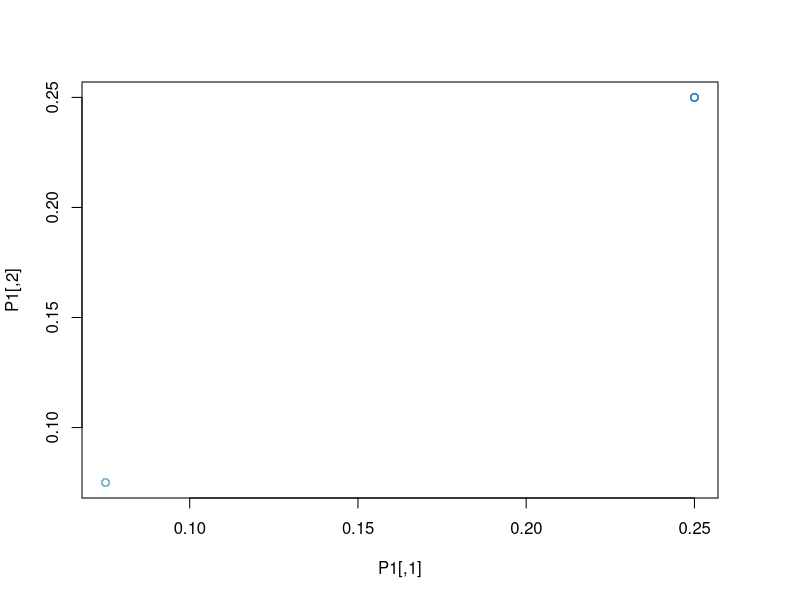
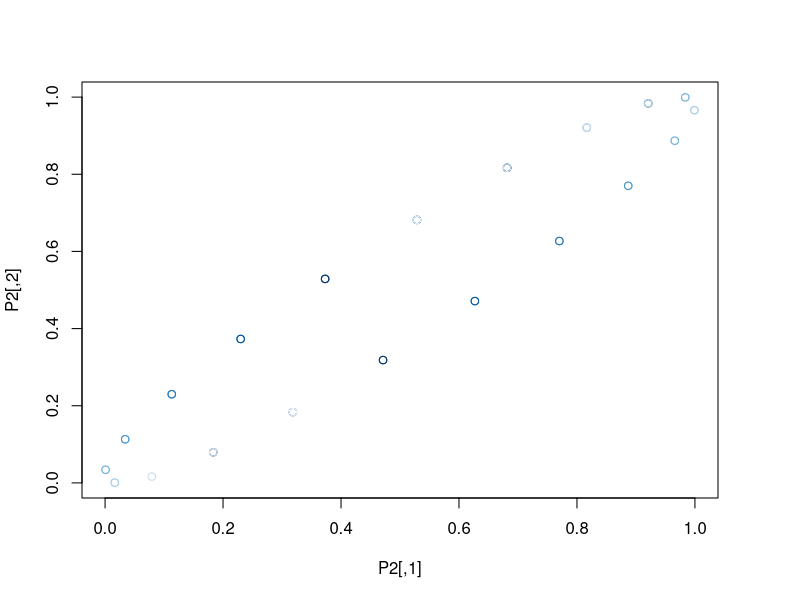
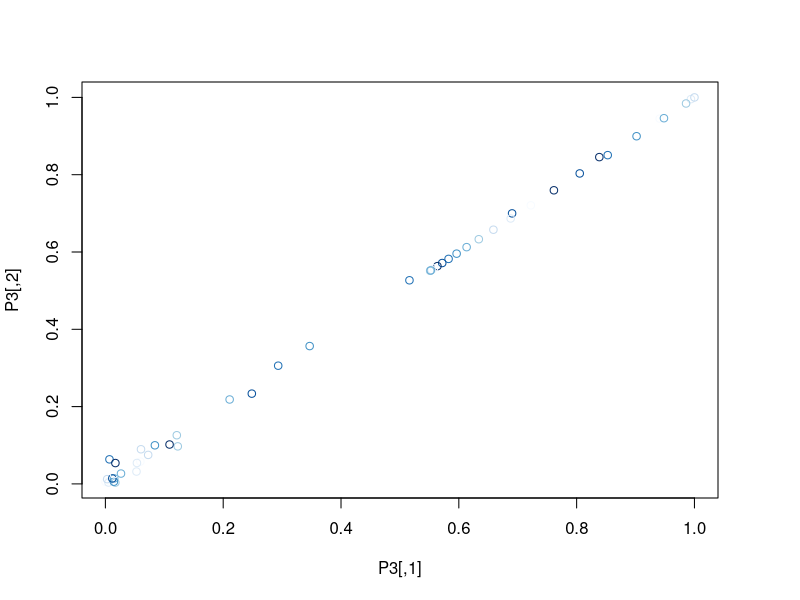
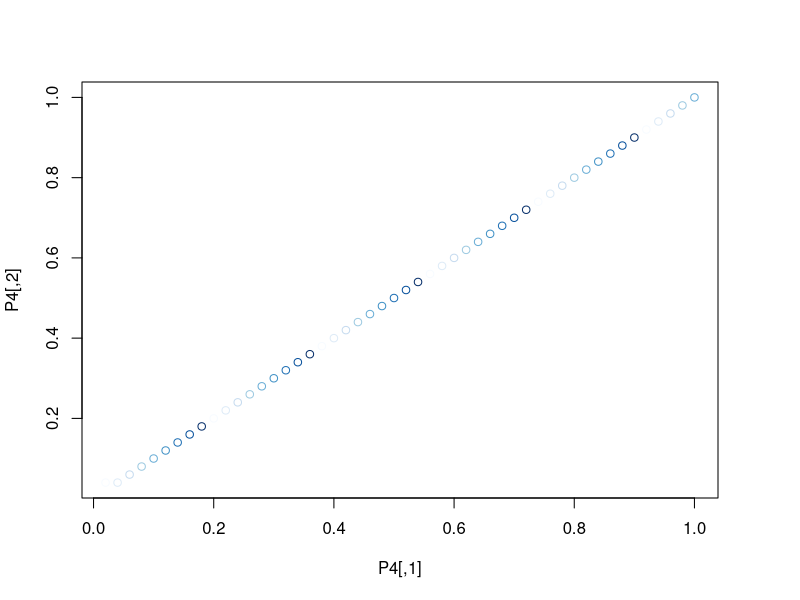

Here is the R script that generated these plots, in order: (Note: this script raises an error after producing the figures.)
Observe_A = function(P){
  n = dim(P)[1]; m = length(dim(P))
  U=array(rnorm(length(P),0,1),dim(P)) 
  tempA=1*(U<qnorm(P,0,1))
  A = array(0,dim(P))
  if(m==2){
    tempA[lower.tri(tempA)] = t(tempA)[lower.tri(tempA)]
    A = tempA
  }else if(m==3){
    for (i in 1:n){
      for (j in i:n){
        for(k in j:n){
          A[i,j,k] = A[i,k,j] = A[j,i,k]  = A[j,k,i] = A[k,i,j] = A[k,j,i]= tempA[i,j,k]
        }
      }
    }
  }else{
    stop("* mode should be 2 or 3")
  }
  return(A)
}




# Graphon 1.
graphon1 = function(n,m = 2){
  K = floor(log(n))
  if(m==2){
    P = array(rep(0.3/(K+1),n^2),dim = c(n,n) )
    for(k in 1:K){
      P[ceiling(n*(k-1)/K):floor(n*k/K),ceiling(n*(k-1)/K):floor(n*k/K)] = k/(K+1)
    }
    A = Observe_A(P)
    
  }else if(m==3){
    P = array(rep(0.3/(K+1),n^3),dim = c(n,n,n) )
    for(k in 1:K){
      P[ceiling(n*(k-1)/K):floor(n*k/K),ceiling(n*(k-1)/K):floor(n*k/K),
        ceiling(n*(k-1)/K):floor(n*k/K)] = k/(K+1)
    }
    A = Observe_A(P)

  }else{
    stop("* mode should be 2 or 3")
  }
  return(list(A = A,P = P))
}



# Graphon 2.
graphon2 = function(n,m = 2){
  if(m==2){
    P = array(0,dim = c(n,n))
    for(i in 1:n){
      for(j in i:n){
        P[i,j] = P[j,i] = sin(5*pi*((i+j)/n-1)+1)/2+0.5
      }
    }
    A = Observe_A(P)
  }else if(m==3){
    P = array(0,dim = c(n,n,n) )
    for(i in 1:n){
      for(j in 1:n){
        for(k in 1:n){
          P[i,j,k] = P[i,k,j] = P[j,i,k]  = P[j,k,i] = P[k,i,j] = P[k,j,i]= sin(5*pi*((i+j+k)/n-1)+1)/2+0.5
        }
      }
    }
    A = Observe_A(P)
    
  }else{
    stop("* mode should be 2 or 3")
  }
  return(list(A = A,P = P))
}


# Graphon 3.
graphon3 = function(n,m = 2){
  if(m==2){
    P = array(0,dim = c(n,n))
    for(i in 1:n){
      for(j in i:n){
        P[i,j] = P[j,i] = min(((i/n)^2+(j/n)^2)/(3**cos(1/((i/n)^2+(j/n)^2))),1)
      }
    }
    A = Observe_A(P)
  }else if(m==3){
    P = array(0,dim = c(n,n,n) )
    for(i in 1:n){
      for(j in 1:n){
        for(k in 1:n){
          P[i,j,k] = P[i,k,j] = P[j,i,k]  = P[j,k,i] = P[k,i,j] = P[k,j,i]= min(((i/n)^2+(j/n)^2+(k/n)^2)/(3**cos(1/((i/n)^2+(j/n)^2+(k/n)^2))),1)
        }
      }
    }
    A = Observe_A(P)
    
  }else{
    stop("* mode should be 2 or 3")
  }
  return(list(A = A,P = P))
}



# Graphon 4.
graphon4 = function(n,m = 2){
  if(m==2){
    P = array(0,dim = c(n,n))
    for(i in 1:n){
      for(j in i:n){
        P[i,j] = P[j,i] = max(i,j)/n
      }
    }
    A = Observe_A(P)
  }else if(m==3){
    P = array(0,dim = c(n,n,n) )
    for(i in 1:n){
      for(j in 1:n){
        for(k in 1:n){
          P[i,j,k] = P[i,k,j] = P[j,i,k]  = P[j,k,i] = P[k,i,j] = P[k,j,i]= max(i,j,k)/n
        }
      }
    }
    A = Observe_A(P)
    
  }else{
    stop("* mode should be 2 or 3")
  }
  return(list(A = A,P = P))
}


n = 50
m = 2
gp1 = graphon1(n,m)
gp2 = graphon2(n,m)
gp3 = graphon3(n,m)
gp4 = graphon4(n,m)




A1 = gp1$A; A2 = gp2$A; A3 = gp3$A; A4 = gp4$A
P1 = gp1$P; P2 = gp2$P; P3 = gp3$P; P4 = gp4$P
par(mar=c(5.1, 4.1, 4.1, 4.1)) 
library(RColorBrewer)
plot(P1,border = NA,col =brewer.pal(n =9, name = "Blues"),breaks=0.11*(0:9))
plot(P2,border = NA,col =brewer.pal(n =9, name = "Blues"),breaks=0.11*(0:9))
plot(P3,border = NA,col =brewer.pal(n =9, name = "Blues"),breaks=0.11*(0:9))
plot(P4,border = NA,col =brewer.pal(n =9, name = "Blues"),breaks=0.11*(0:9))


k = round((n)^{m/(m+2)})

P11 = SASmooth(A1,c(k,k))
P12 = Spectral(A1,1,2)
P13 = Hspectral(A1,c(k,k))
P21 = SASmooth(A2,c(k,k))
P22 = Spectral(A2,1,2)
P23 = Hspectral(A2,c(k,k))
P31 = SASmooth(A3,c(k,k))
P32 = Spectral(A3,1,2)
P33 = Hspectral(A3,c(k,k))
P41 = SASmooth(A4,c(k,k))
P42 = Spectral(A4,1,2)
P43 = Hspectral(A4,c(k,k))

trunc = function(x){
  return(ifelse(x>1,1,ifelse(x<0,0,x)))
}

################## P1: graphon1 analysis ###########################################
mean((P1-P11)^2)
mean((P1-P12)^2)
mean((P1-trunc(P12))^2)
mean((P1-trunc(P13))^2)
mean((P1-P13)^2)

mean((P2-P21)^2)
mean((P2-P22)^2)
mean((P2-trunc(P22))^2)
mean((P2-trunc(P23))^2)
mean((P2-P23)^2)

mean((P3-P31)^2)
mean((P3-P32)^2)
mean((P3-trunc(P32))^2)
mean((P3-trunc(P33))^2)
mean((P3-P33)^2)



par(mfrow = c(1,1))
pP11 = matrix(0,nrow = n,ncol =n) ;pP11[lower.tri(pP11)] = P11[lower.tri(P11)]; pP11[upper.tri(pP11)] = P1[upper.tri(P1)]
pP12 = matrix(0,nrow = n,ncol =n) ;pP12[lower.tri(pP12)] = P12[lower.tri(P12)]; pP12[upper.tri(pP12)] = P1[upper.tri(P1)]
pP13 = matrix(0,nrow = n,ncol =n) ;pP13[lower.tri(pP13)] = P13[lower.tri(P13)]; pP13[upper.tri(pP13)] = P1[upper.tri(P1)]

plot(pP11,border = NA,col =brewer.pal(n =9, name = "Blues"),breaks=c(0.11*(0:8),1),na.col="gray")
plot(pP12,border = NA,col =brewer.pal(n =9, name = "Blues"),breaks=c(0.11*(0:8),1),na.col="gray")
plot(pP13,border = NA,col =brewer.pal(n =9, name = "Blues"),breaks=c(0.11*(0:8),1),na.col="gray")

################## P2: graphon2 analysis ###########################################
mean((P2-P21)^2)
mean((P2-P22)^2)
mean((P2-P23)^2)

pP21 = matrix(0,nrow = n,ncol =n) ;pP21[lower.tri(pP21)] = P21[lower.tri(P21)]; pP21[upper.tri(pP21)] = P2[upper.tri(P2)]
pP22 = matrix(0,nrow = n,ncol =n) ;pP22[lower.tri(pP22)] = P22[lower.tri(P22)]; pP22[upper.tri(pP22)] = P2[upper.tri(P2)]
pP23 = matrix(0,nrow = n,ncol =n) ;pP23[lower.tri(pP23)] = P23[lower.tri(P23)]; pP23[upper.tri(pP23)] = P2[upper.tri(P2)]

plot(pP21,border = NA,col =brewer.pal(n =9, name = "Blues"),breaks=c(0.11*(0:8),1),na.col="gray")
plot(pP22,border = NA,col =brewer.pal(n =9, name = "Blues"),breaks=c(0.11*(0:8),1),na.col="gray")
plot(pP23,border = NA,col =brewer.pal(n =9, name = "Blues"),breaks=c(0.11*(0:8),1),na.col="gray")


################## P3: graphon3 analysis ###########################################
mean((P3-P31)^2)
mean((P3-P32)^2)
mean((P3-P33)^2)

pP31 = matrix(0,nrow = n,ncol =n) ;pP31[lower.tri(pP31)] = P31[lower.tri(P31)]; pP31[upper.tri(pP31)] = P3[upper.tri(P3)]
pP32 = matrix(0,nrow = n,ncol =n) ;pP32[lower.tri(pP32)] = P32[lower.tri(P32)]; pP32[upper.tri(pP32)] = P3[upper.tri(P3)]
pP33 = matrix(0,nrow = n,ncol =n) ;pP33[lower.tri(pP33)] = P33[lower.tri(P33)]; pP33[upper.tri(pP33)] = P3[upper.tri(P3)]

plot(pP31,border = NA,col =brewer.pal(n =9, name = "Blues"),breaks=c(0.11*(0:8),1),na.col="gray")
plot(pP32,border = NA,col =brewer.pal(n =9, name = "Blues"),breaks=c(0.11*(0:8),1),na.col="gray")
plot(pP33,border = NA,col =brewer.pal(n =9, name = "Blues"),breaks=c(0.11*(0:8),1),na.col="gray")


################## P4: graphon4 analysis ###########################################
mean((P4-P41)^2)
mean((P4-P42)^2)
mean((P4-P43)^2)

pP41 = matrix(0,nrow = n,ncol =n) ;pP41[lower.tri(pP41)] = P41[lower.tri(P41)]; pP41[upper.tri(pP41)] = P4[upper.tri(P4)]
pP42 = matrix(0,nrow = n,ncol =n) ;pP42[lower.tri(pP42)] = P42[lower.tri(P42)]; pP42[upper.tri(pP42)] = P4[upper.tri(P4)]
pP43 = matrix(0,nrow = n,ncol =n) ;pP43[lower.tri(pP43)] = P43[lower.tri(P43)]; pP43[upper.tri(pP43)] = P4[upper.tri(P4)]

plot(pP41,border = NA,col =brewer.pal(n =9, name = "Blues"),breaks=c(0.11*(0:8),1),na.col="gray")
plot(pP42,border = NA,col =brewer.pal(n =9, name = "Blues"),breaks=c(0.11*(0:8),1),na.col="gray")
plot(pP43,border = NA,col =brewer.pal(n =9, name = "Blues"),breaks=c(0.11*(0:8),1),na.col="gray")


################## hypergrapon analysis ############################################
Dat1 = Dat2 = Dat3 = Dat4 = as.data.frame(matrix(nrow = 10,ncol = 5))
colnames(Dat1) = colnames(Dat2) = colnames(Dat3) =colnames(Dat4) = c("d","SAS","Spectral","HSpectral","SBM")
Dat1[,1]= Dat2[,1] = Dat3[,1] = Dat4[,1] = 10*(1:10)

for(d in 1:10){
  n = 10*d
  m = 3
  k = round((n)^{m/(m+2)})
  gp1 = graphon1(n,m)
  gp2 = graphon2(n,m)
  gp3 = graphon3(n,m)
  gp4 = graphon4(n,m)
  
  # SAS method
  Dat1[d,2] = mean((gp1$P-SASmooth(gp1$A,c(k,k,k)))^2)
  Dat2[d,2] = mean((gp2$P-SASmooth(gp2$A,c(k,k,k)))^2)
  Dat3[d,2] = mean((gp3$P-SASmooth(gp3$A,c(k,k,k)))^2)
  Dat4[d,2] = mean((gp4$P-SASmooth(gp4$A,c(k,k,k)))^2)
  ## Spectral method
  Dat1[d,3] = mean((gp1$P-Spectral(gp1$A,1,c(2,3)))^2)
  Dat2[d,3] = mean((gp2$P-Spectral(gp2$A,1,c(2,3)))^2)
  Dat3[d,3] = mean((gp3$P-Spectral(gp3$A,1,c(2,3)))^2)
  Dat4[d,3] = mean((gp4$P-Spectral(gp4$A,1,c(2,3)))^2)
  
  ## Hspectral method
  Dat1[d,4] = mean((gp1$P-Hspectral(gp1$A,c(k,k,k)))^2)
  Dat2[d,4] = mean((gp2$P-Hspectral(gp2$A,c(k,k,k)))^2)
  Dat3[d,4] = mean((gp3$P-Hspectral(gp3$A,c(k,k,k)))^2)
  Dat4[d,4] = mean((gp4$P-Hspectral(gp4$A,c(k,k,k)))^2)
  
  
  ## SBM method
  ini=HSC(gp1$A,k,k,k,sym=T)
  res =tbmClustering(gp1$A,k,k,k,Cs.init=ini$Cs,Ds.init=ini$Cs,Es.init=ini$Cs,sym = T, diagP = F)
  Dat1[d,5] = mean((res$judgeX-gp1$P)^2)
  
  ini=HSC(gp2$A,k,k,k,sym=T)
  res =tbmClustering(gp2$A,k,k,k,Cs.init=ini$Cs,Ds.init=ini$Cs,Es.init=ini$Cs,sym = T, diagP = F)
  Dat2[d,5] = mean((res$judgeX-gp2$P)^2)
  
  ini=HSC(gp3$A,k,k,k,sym=T)
  res =tbmClustering(gp3$A,k,k,k,Cs.init=ini$Cs,Ds.init=ini$Cs,Es.init=ini$Cs,sym = T, diagP = F)
  Dat3[d,5] = mean((res$judgeX-gp3$P)^2)
  
  ini=HSC(gp4$A,k,k,k,sym=T)
  res =tbmClustering(gp4$A,k,k,k,Cs.init=ini$Cs,Ds.init=ini$Cs,Es.init=ini$Cs,sym = T, diagP = F)
  Dat4[d,5] = mean((res$judgeX-gp4$P)^2)
  print(paste(d,"-th iteration ended",sep = ""))
}




dat1 = dat2 = dat3 = dat4 = as.data.frame(matrix(nrow = 40,ncol = 4))
colnames(dat1) = colnames(dat2) = colnames(dat3) = colnames(dat4) = c("dim","method","MSE","graphon")
dat1[,1] = rep(Dat1[,1],4)
dat1[,2] = rep(c("SAS","Spectral","Hspectral","SBM"),each = 10)
dat1[,3] = c(Dat1[,2],Dat1[,3],Dat1[,4],Dat1[,5])
dat1[,4] = "Graphon1"

dat2[,1] = rep(Dat2[,1],4)
dat2[,2] = rep(c("SAS","Spectral","Hspectral","SBM"),each = 10)
dat2[,3] = c(Dat2[,2],Dat2[,3],Dat2[,4],Dat2[,5])
dat2[,4] = "Graphon2"

dat3[,1] = rep(Dat3[,1],4)
dat3[,2] = rep(c("SAS","Spectral","Hspectral","SBM"),each = 10)
dat3[,3] = c(Dat3[,2],Dat3[,3],Dat3[,4],Dat3[,5])
dat3[,4] = "Graphon3"

dat4[,1] = rep(Dat4[,1],4)
dat4[,2] = rep(c("SAS","Spectral","Hspectral","SBM"),each = 10)
dat4[,3] = c(Dat4[,2],Dat4[,3],Dat4[,4],Dat4[,5])
dat4[,4] = "Graphon4"


dat = rbind(dat1,dat2,dat3,dat4)

dat[,2] = as.factor(dat[,2])
dat[,4] = as.factor(dat[,4])


ggplot(data = dat,aes(x = dim, y = MSE, color = method))+geom_point()+geom_line()+facet_wrap(~graphon,ncol = 2)


############################ grapon analysis ############################################

Dat1 = Dat2 = Dat3 = Dat4 = as.data.frame(matrix(nrow = 10,ncol = 4))
colnames(Dat1) = colnames(Dat2) = colnames(Dat3) =colnames(Dat4) = c("d","SAS","Spectral","HSpectral")
Dat1[,1]= Dat2[,1] = Dat3[,1] = Dat4[,1] = 10*(1:10)

for(d in 1:10){
  n = 10*d
  m = 2
  k = round((n)^{m/(m+2)})
  gp1 = graphon1(n,m)
  gp2 = graphon2(n,m)
  gp3 = graphon3(n,m)
  gp4 = graphon4(n,m)
  
  # SAS method
  Dat1[d,2] = mean((gp1$P-SASmooth(gp1$A,c(k,k)))^2)
  Dat2[d,2] = mean((gp2$P-SASmooth(gp2$A,c(k,k)))^2)
  Dat3[d,2] = mean((gp3$P-SASmooth(gp3$A,c(k,k)))^2)
  Dat4[d,2] = mean((gp4$P-SASmooth(gp4$A,c(k,k)))^2)
  ## Spectral method
  Dat1[d,3] = mean((gp1$P-Spectral(gp1$A,1,2))^2)
  Dat2[d,3] = mean((gp2$P-Spectral(gp2$A,1,2))^2)
  Dat3[d,3] = mean((gp3$P-Spectral(gp3$A,1,2))^2)
  Dat4[d,3] = mean((gp4$P-Spectral(gp4$A,1,2))^2)
  
  ## Hspectral method
  Dat1[d,4] = mean((gp1$P-Hspectral(gp1$A,c(k,k)))^2)
  Dat2[d,4] = mean((gp2$P-Hspectral(gp2$A,c(k,k)))^2)
  Dat3[d,4] = mean((gp3$P-Hspectral(gp3$A,c(k,k)))^2)
  Dat4[d,4] = mean((gp4$P-Hspectral(gp4$A,c(k,k)))^2)
  
  print(paste(d,"-th iteration ended",sep = ""))
}




dat1 = dat2 = dat3 = dat4 = as.data.frame(matrix(nrow = 30,ncol = 4))
colnames(dat1) = colnames(dat2) = colnames(dat3) = colnames(dat4) = c("dim","method","MSE","graphon")
dat1[,1] = rep(Dat1[,1],3)
dat1[,2] = rep(c("SAS","Spectral","Hspectral"),each = 10)
dat1[,3] = c(Dat1[,2],Dat1[,3],Dat1[,4])
dat1[,4] = "Graphon1"

dat2[,1] = rep(Dat2[,1],3)
dat2[,2] = rep(c("SAS","Spectral","Hspectral"),each = 10)
dat2[,3] = c(Dat2[,2],Dat2[,3],Dat2[,4])
dat2[,4] = "Graphon2"

dat3[,1] = rep(Dat3[,1],3)
dat3[,2] = rep(c("SAS","Spectral","Hspectral"),each = 10)
dat3[,3] = c(Dat3[,2],Dat3[,3],Dat3[,4])
dat3[,4] = "Graphon3"

dat4[,1] = rep(Dat4[,1],3)
dat4[,2] = rep(c("SAS","Spectral","Hspectral"),each = 10)
dat4[,3] = c(Dat4[,2],Dat4[,3],Dat4[,4])
dat4[,4] = "Graphon4"


dat = rbind(dat1,dat2,dat3,dat4)

dat[,2] = as.factor(dat[,2])
dat[,4] = as.factor(dat[,4])


ggplot(data = dat,aes(x = dim, y = MSE, color = method))+geom_point()+geom_line()+facet_wrap(~graphon,ncol = 2)
